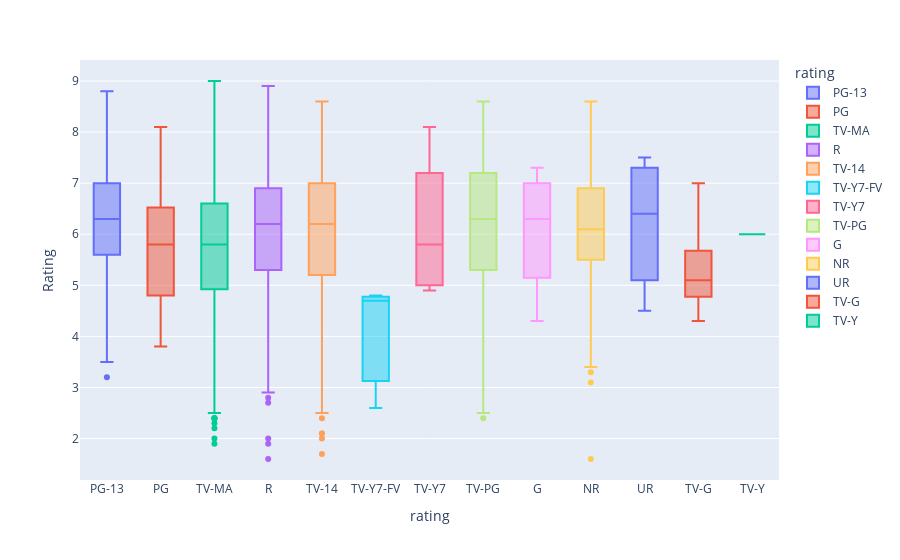

Notebook code cell kept with this figure:
### Markdown cell above
# From this visualization, we can interpret that most of the content present on netflix were released in 2018

### Code cell
df_tips=px.data.tips()
px.box(join_data1,x='rating',y='Rating',points='all')

px.box(join_data1,x='rating',y='Rating',color='rating')

### Figure 1 — Plotly figure (JSON) as saved in the notebook; plotly's stock layout.template omitted (floating-point values rounded to 4 significant figures; data arrays with more than 128 entries replaced by an {"elided": "..."} marker saying what was removed)
{"data": [{"alignmentgroup": "True", "hovertemplate": "rating=%{x}<br>Rating=%{y}<extra></extra>", "legendgroup": "PG-13", "marker": {"color": "#636efa"}, "name": "PG-13", "notched": false, "offsetgroup": "PG-13", "orientation": "v", "showlegend": true, "type": "box", "x": {"elided": "145 str values"}, "x0": " ", "xaxis": "x", "y": {"elided": "145 float values"}, "y0": " ", "yaxis": "y"}, {"alignmentgroup": "True", "hovertemplate": "rating=%{x}<br>Rating=%{y}<extra></extra>", "legendgroup": "PG", "marker": {"color": "#EF553B"}, "name": "PG", "notched": false, "offsetgroup": "PG", "orientation": "v", "showlegend": true, "type": "box", "x": ["PG", "PG", "PG", "PG", "PG", "PG", "PG", "PG", "PG", "PG", "PG", "PG", "PG", "PG", "PG", "PG", "PG", "PG", "PG", "PG", "PG", "PG", "PG", "PG", "PG", "PG", "PG", "PG", "PG", "PG", "PG", "PG", "PG", "PG", "PG", "PG", "PG", "PG", "PG", "PG", "PG", "PG", "PG", "PG", "PG", "PG", "PG", "PG", "PG", "PG", "PG", "PG", "PG", "PG", "PG", "PG", "PG", "PG", "PG", "PG", "PG"], "x0": " ", "xaxis": "x", "y": [6.1, 8.1, 6.9, 4, 6.9, 6, 7.3, 6.8, 6.9, 5.8, 5.1, 6.2, 6.7, 5.1, 5.5, 5.5, 5.4, 6.9, 5.4, 7.5, 5.8, 5.9, 4.4, 6.1, 6.6, 6.1, 6, 6.7, 6, 4.7, 6.6, 4.3, 4.4, 4.2, 6.6, 6.4, 4.1, 5.8, 4.8, 6.3, 6.2, 6.5, 4.3, 5.6, 4.2, 3.8, 6.6, 6.3, 5.6, 4.8, 6.7, 5.5, 5.1, 5.6, 5.1, 4.8, 4.8, 4.5, 5.2, 4.9, 4], "y0": " ", "yaxis": "y"}, {"alignmentgroup": "True", "hovertemplate": "rating=%{x}<br>Rating=%{y}<extra></extra>", "legendgroup": "TV-MA", "marker": {"color": "#00cc96"}, "name": "TV-MA", "notched": false, "offsetgroup": "TV-MA", "orientation": "v", "showlegend": true, "type": "box", "x": {"elided": "667 str values"}, "x0": " ", "xaxis": "x", "y": {"elided": "667 float values"}, "y0": " ", "yaxis": "y"}, {"alignmentgroup": "True", "hovertemplate": "rating=%{x}<br>Rating=%{y}<extra></extra>", "legendgroup": "R", "marker": {"color": "#ab63fa"}, "name": "R", "notched": false, "offsetgroup": "R", "orientation": "v", "showlegend": true, "type": "box", "x": {"elided": "324 str values"}, "x0": " ", "xaxis": "x", "y": {"elided": "324 float values"}, "y0": " ", "yaxis": "y"}, {"alignmentgroup": "True", "hovertemplate": "rating=%{x}<br>Rating=%{y}<extra></extra>", "legendgroup": "TV-14", "marker": {"color": "#FFA15A"}, "name": "TV-14", "notched": false, "offsetgroup": "TV-14", "orientation": "v", "showlegend": true, "type": "box", "x": {"elided": "518 str values"}, "x0": " ", "xaxis": "x", "y": {"elided": "518 float values"}, "y0": " ", "yaxis": "y"}, {"alignmentgroup": "True", "hovertemplate": "rating=%{x}<br>Rating=%{y}<extra></extra>", "legendgroup": "TV-Y7-FV", "marker": {"color": "#19d3f3"}, "name": "TV-Y7-FV", "notched": false, "offsetgroup": "TV-Y7-FV", "orientation": "v", "showlegend": true, "type": "box", "x": ["TV-Y7-FV", "TV-Y7-FV", "TV-Y7-FV"], "x0": " ", "xaxis": "x", "y": [4.7, 2.6, 4.8], "y0": " ", "yaxis": "y"}, {"alignmentgroup": "True", "hovertemplate": "rating=%{x}<br>Rating=%{y}<extra></extra>", "legendgroup": "TV-Y7", "marker": {"color": "#FF6692"}, "name": "TV-Y7", "notched": false, "offsetgroup": "TV-Y7", "orientation": "v", "showlegend": true, "type": "box", "x": ["TV-Y7", "TV-Y7", "TV-Y7", "TV-Y7", "TV-Y7", "TV-Y7", "TV-Y7", "TV-Y7"], "x0": " ", "xaxis": "x", "y": [7.5, 5, 6, 5.6, 8.1, 5, 6.9, 4.9], "y0": " ", "yaxis": "y"}, {"alignmentgroup": "True", "hovertemplate": "rating=%{x}<br>Rating=%{y}<extra></extra>", "legendgroup": "TV-PG", "marker": {"color": "#B6E880"}, "name": "TV-PG", "notched": false, "offsetgroup": "TV-PG", "orientation": "v", "showlegend": true, "type": "box", "x": {"elided": "153 str values"}, "x0": " ", "xaxis": "x", "y": {"elided": "153 float values"}, "y0": " ", "yaxis": "y"}, {"alignmentgroup": "True", "hovertemplate": "rating=%{x}<br>Rating=%{y}<extra></extra>", "legendgroup": "G", "marker": {"color": "#FF97FF"}, "name": "G", "notched": false, "offsetgroup": "G", "orientation": "v", "showlegend": true, "type": "box", "x": ["G", "G", "G", "G", "G", "G", "G"], "x0": " ", "xaxis": "x", "y": [6.2, 6.7, 7.1, 7.3, 4.8, 6.3, 4.3], "y0": " ", "yaxis": "y"}, {"alignmentgroup": "True", "hovertemplate": "rating=%{x}<br>Rating=%{y}<extra></extra>", "legendgroup": "NR", "marker": {"color": "#FECB52"}, "name": "NR", "notched": false, "offsetgroup": "NR", "orientation": "v", "showlegend": true, "type": "box", "x": ["NR", "NR", "NR", "NR", "NR", "NR", "NR", "NR", "NR", "NR", "NR", "NR", "NR", "NR", "NR", "NR", "NR", "NR", "NR", "NR", "NR", "NR", "NR", "NR", "NR", "NR", "NR", "NR", "NR", "NR", "NR", "NR", "NR", "NR", "NR", "NR", "NR", "NR", "NR", "NR", "NR", "NR", "NR", "NR", "NR", "NR", "NR", "NR", "NR", "NR", "NR", "NR", "NR", "NR", "NR", "NR", "NR", "NR", "NR", "NR", "NR", "NR", "NR", "NR", "NR", "NR", "NR", "NR", "NR", "NR", "NR", "NR", "NR", "NR", "NR", "NR", "NR", "NR", "NR", "NR", "NR", "NR"], "x0": " ", "xaxis": "x", "y": [6.3, 5.5, 7.5, 6.3, 7.1, 6.5, 5.6, 7.3, 4.4, 6.1, 6.8, 6.6, 4.5, 6.6, 6.8, 5.9, 6.9, 6.1, 4.4, 6.1, 5.7, 5.5, 6.1, 7.7, 7.3, 7.1, 4.3, 5.1, 5.8, 3.8, 6.8, 5.8, 3.3, 6, 3.9, 1.6, 8.1, 7.7, 7.4, 3.1, 7.3, 6.3, 5.3, 6.4, 5.9, 6.4, 7.8, 8.6, 6.6, 8.3, 3.4, 7.7, 8, 5.6, 6, 6.2, 5.8, 6.7, 6.1, 5.5, 7.4, 5.6, 7, 4.3, 7.4, 6, 6.8, 6.7, 5.1, 6.9, 5.4, 6, 6, 6.9, 6.5, 5.9, 5.3, 5.3, 5.5, 7.3, 5.5, 5.9], "y0": " ", "yaxis": "y"}, {"alignmentgroup": "True", "hovertemplate": "rating=%{x}<br>Rating=%{y}<extra></extra>", "legendgroup": "UR", "marker": {"color": "#636efa"}, "name": "UR", "notched": false, "offsetgroup": "UR", "orientation": "v", "showlegend": true, "type": "box", "x": ["UR", "UR", "UR", "UR"], "x0": " ", "xaxis": "x", "y": [7.1, 5.7, 4.5, 7.5], "y0": " ", "yaxis": "y"}, {"alignmentgroup": "True", "hovertemplate": "rating=%{x}<br>Rating=%{y}<extra></extra>", "legendgroup": "TV-G", "marker": {"color": "#EF553B"}, "name": "TV-G", "notched": false, "offsetgroup": "TV-G", "orientation": "v", "showlegend": true, "type": "box", "x": ["TV-G", "TV-G", "TV-G", "TV-G", "TV-G", "TV-G", "TV-G", "TV-G", "TV-G"], "x0": " ", "xaxis": "x", "y": [5, 7, 5.9, 5.4, 4.3, 5.6, 4.7, 5.1, 4.8], "y0": " ", "yaxis": "y"}, {"alignmentgroup": "True", "hovertemplate": "rating=%{x}<br>Rating=%{y}<extra></extra>", "legendgroup": "TV-Y", "marker": {"color": "#00cc96"}, "name": "TV-Y", "notched": false, "offsetgroup": "TV-Y", "orientation": "v", "showlegend": true, "type": "box", "x": ["TV-Y"], "x0": " ", "xaxis": "x", "y": [6], "y0": " ", "yaxis": "y"}], "layout": {"boxmode": "overlay", "legend": {"title": {"text": "rating"}, "tracegroupgap": 0}, "margin": {"t": 60}, "xaxis": {"anchor": "y", "categoryarray": ["PG-13", "PG", "TV-MA", "R", "TV-14", "TV-Y7-FV", "TV-Y7", "TV-PG", "G", "NR", "UR", "TV-G", "TV-Y"], "categoryorder": "array", "domain": [0, 1], "title": {"text": "rating"}}, "yaxis": {"anchor": "x", "domain": [0, 1], "title": {"text": "Rating"}}}}
